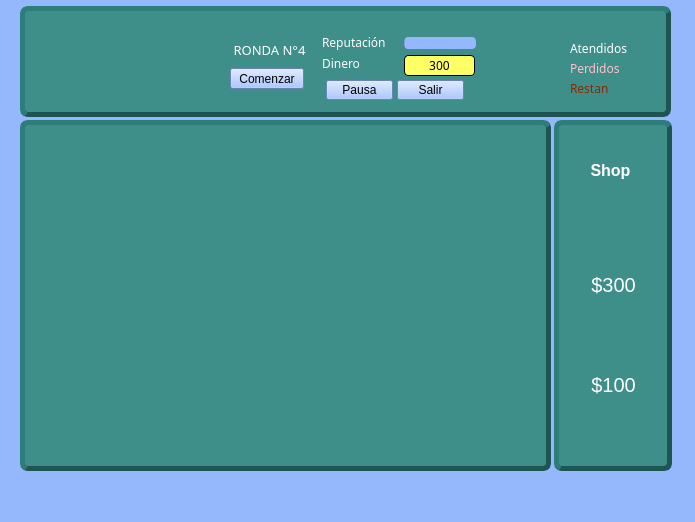
<?xml version="1.0" encoding="UTF-8"?>
<ui version="4.0">
 <class>GameWindow</class>
 <widget class="QMainWindow" name="GameWindow">
  <property name="geometry">
   <rect>
    <x>0</x>
    <y>0</y>
    <width>695</width>
    <height>522</height>
   </rect>
  </property>
  <property name="windowTitle">
   <string>DCCafe</string>
  </property>
  <property name="autoFillBackground">
   <bool>false</bool>
  </property>
  <property name="styleSheet">
   <string notr="true">background-color: rgba(149, 184, 253,1) </string>
  </property>
  <widget class="QWidget" name="centralwidget">
   <widget class="QLabel" name="map">
    <property name="geometry">
     <rect>
      <x>20</x>
      <y>120</y>
      <width>531</width>
      <height>351</height>
     </rect>
    </property>
    <property name="acceptDrops">
     <bool>true</bool>
    </property>
    <property name="layoutDirection">
     <enum>Qt::LeftToRight</enum>
    </property>
    <property name="styleSheet">
     <string notr="true">background-color: rgb(62, 142, 137); border-style: outset;  border-radius: 8px; border-width: 5px; border-color: rgba(30,84,81,1);</string>
    </property>
    <property name="text">
     <string/>
    </property>
    <property name="pixmap">
     <pixmap>sprites/mapa/mapa_sin_borde_2.png</pixmap>
    </property>
    <property name="scaledContents">
     <bool>true</bool>
    </property>
    <property name="alignment">
     <set>Qt::AlignLeading|Qt::AlignLeft|Qt::AlignTop</set>
    </property>
   </widget>
   <widget class="QLabel" name="resumen">
    <property name="geometry">
     <rect>
      <x>20</x>
      <y>6</y>
      <width>651</width>
      <height>111</height>
     </rect>
    </property>
    <property name="palette">
     <palette>
      <active>
       <colorrole role="WindowText">
        <brush brushstyle="SolidPattern">
         <color alpha="1">
          <red>62</red>
          <green>142</green>
          <blue>137</blue>
         </color>
        </brush>
       </colorrole>
       <colorrole role="Button">
        <brush brushstyle="SolidPattern">
         <color alpha="255">
          <red>62</red>
          <green>142</green>
          <blue>137</blue>
         </color>
        </brush>
       </colorrole>
       <colorrole role="Light">
        <brush brushstyle="SolidPattern">
         <color alpha="1">
          <red>93</red>
          <green>213</green>
          <blue>206</blue>
         </color>
        </brush>
       </colorrole>
       <colorrole role="Midlight">
        <brush brushstyle="SolidPattern">
         <color alpha="1">
          <red>77</red>
          <green>177</green>
          <blue>171</blue>
         </color>
        </brush>
       </colorrole>
       <colorrole role="Dark">
        <brush brushstyle="SolidPattern">
         <color alpha="1">
          <red>62</red>
          <green>142</green>
          <blue>137</blue>
         </color>
        </brush>
       </colorrole>
       <colorrole role="Mid">
        <brush brushstyle="SolidPattern">
         <color alpha="1">
          <red>41</red>
          <green>95</green>
          <blue>91</blue>
         </color>
        </brush>
       </colorrole>
       <colorrole role="Text">
        <brush brushstyle="SolidPattern">
         <color alpha="255">
          <red>0</red>
          <green>0</green>
          <blue>0</blue>
         </color>
        </brush>
       </colorrole>
       <colorrole role="BrightText">
        <brush brushstyle="SolidPattern">
         <color alpha="255">
          <red>255</red>
          <green>255</green>
          <blue>255</blue>
         </color>
        </brush>
       </colorrole>
       <colorrole role="ButtonText">
        <brush brushstyle="SolidPattern">
         <color alpha="255">
          <red>0</red>
          <green>0</green>
          <blue>0</blue>
         </color>
        </brush>
       </colorrole>
       <colorrole role="Base">
        <brush brushstyle="SolidPattern">
         <color alpha="255">
          <red>62</red>
          <green>142</green>
          <blue>137</blue>
         </color>
        </brush>
       </colorrole>
       <colorrole role="Window">
        <brush brushstyle="SolidPattern">
         <color alpha="255">
          <red>62</red>
          <green>142</green>
          <blue>137</blue>
         </color>
        </brush>
       </colorrole>
       <colorrole role="Shadow">
        <brush brushstyle="SolidPattern">
         <color alpha="255">
          <red>0</red>
          <green>0</green>
          <blue>0</blue>
         </color>
        </brush>
       </colorrole>
       <colorrole role="AlternateBase">
        <brush brushstyle="SolidPattern">
         <color alpha="128">
          <red>158</red>
          <green>198</green>
          <blue>196</blue>
         </color>
        </brush>
       </colorrole>
       <colorrole role="ToolTipBase">
        <brush brushstyle="SolidPattern">
         <color alpha="255">
          <red>255</red>
          <green>255</green>
          <blue>220</blue>
         </color>
        </brush>
       </colorrole>
       <colorrole role="ToolTipText">
        <brush brushstyle="SolidPattern">
         <color alpha="255">
          <red>0</red>
          <green>0</green>
          <blue>0</blue>
         </color>
        </brush>
       </colorrole>
       <colorrole role="PlaceholderText">
        <brush brushstyle="SolidPattern">
         <color alpha="128">
          <red>0</red>
          <green>0</green>
          <blue>0</blue>
         </color>
        </brush>
       </colorrole>
      </active>
      <inactive>
       <colorrole role="WindowText">
        <brush brushstyle="SolidPattern">
         <color alpha="1">
          <red>62</red>
          <green>142</green>
          <blue>137</blue>
         </color>
        </brush>
       </colorrole>
       <colorrole role="Button">
        <brush brushstyle="SolidPattern">
         <color alpha="255">
          <red>62</red>
          <green>142</green>
          <blue>137</blue>
         </color>
        </brush>
       </colorrole>
       <colorrole role="Light">
        <brush brushstyle="SolidPattern">
         <color alpha="1">
          <red>93</red>
          <green>213</green>
          <blue>206</blue>
         </color>
        </brush>
       </colorrole>
       <colorrole role="Midlight">
        <brush brushstyle="SolidPattern">
         <color alpha="1">
          <red>77</red>
          <green>177</green>
          <blue>171</blue>
         </color>
        </brush>
       </colorrole>
       <colorrole role="Dark">
        <brush brushstyle="SolidPattern">
         <color alpha="1">
          <red>31</red>
          <green>71</green>
          <blue>68</blue>
         </color>
        </brush>
       </colorrole>
       <colorrole role="Mid">
        <brush brushstyle="SolidPattern">
         <color alpha="1">
          <red>41</red>
          <green>95</green>
          <blue>91</blue>
         </color>
        </brush>
       </colorrole>
       <colorrole role="Text">
        <brush brushstyle="SolidPattern">
         <color alpha="255">
          <red>0</red>
          <green>0</green>
          <blue>0</blue>
         </color>
        </brush>
       </colorrole>
       <colorrole role="BrightText">
        <brush brushstyle="SolidPattern">
         <color alpha="255">
          <red>255</red>
          <green>255</green>
          <blue>255</blue>
         </color>
        </brush>
       </colorrole>
       <colorrole role="ButtonText">
        <brush brushstyle="SolidPattern">
         <color alpha="255">
          <red>0</red>
          <green>0</green>
          <blue>0</blue>
         </color>
        </brush>
       </colorrole>
       <colorrole role="Base">
        <brush brushstyle="SolidPattern">
         <color alpha="255">
          <red>62</red>
          <green>142</green>
          <blue>137</blue>
         </color>
        </brush>
       </colorrole>
       <colorrole role="Window">
        <brush brushstyle="SolidPattern">
         <color alpha="255">
          <red>62</red>
          <green>142</green>
          <blue>137</blue>
         </color>
        </brush>
       </colorrole>
       <colorrole role="Shadow">
        <brush brushstyle="SolidPattern">
         <color alpha="255">
          <red>0</red>
          <green>0</green>
          <blue>0</blue>
         </color>
        </brush>
       </colorrole>
       <colorrole role="AlternateBase">
        <brush brushstyle="SolidPattern">
         <color alpha="128">
          <red>158</red>
          <green>198</green>
          <blue>196</blue>
         </color>
        </brush>
       </colorrole>
       <colorrole role="ToolTipBase">
        <brush brushstyle="SolidPattern">
         <color alpha="255">
          <red>255</red>
          <green>255</green>
          <blue>220</blue>
         </color>
        </brush>
       </colorrole>
       <colorrole role="ToolTipText">
        <brush brushstyle="SolidPattern">
         <color alpha="255">
          <red>0</red>
          <green>0</green>
          <blue>0</blue>
         </color>
        </brush>
       </colorrole>
       <colorrole role="PlaceholderText">
        <brush brushstyle="SolidPattern">
         <color alpha="128">
          <red>0</red>
          <green>0</green>
          <blue>0</blue>
         </color>
        </brush>
       </colorrole>
      </inactive>
      <disabled>
       <colorrole role="WindowText">
        <brush brushstyle="SolidPattern">
         <color alpha="255">
          <red>120</red>
          <green>120</green>
          <blue>120</blue>
         </color>
        </brush>
       </colorrole>
       <colorrole role="Button">
        <brush brushstyle="SolidPattern">
         <color alpha="255">
          <red>62</red>
          <green>142</green>
          <blue>137</blue>
         </color>
        </brush>
       </colorrole>
       <colorrole role="Light">
        <brush brushstyle="SolidPattern">
         <color alpha="1">
          <red>93</red>
          <green>213</green>
          <blue>206</blue>
         </color>
        </brush>
       </colorrole>
       <colorrole role="Midlight">
        <brush brushstyle="SolidPattern">
         <color alpha="1">
          <red>77</red>
          <green>177</green>
          <blue>171</blue>
         </color>
        </brush>
       </colorrole>
       <colorrole role="Dark">
        <brush brushstyle="SolidPattern">
         <color alpha="1">
          <red>31</red>
          <green>71</green>
          <blue>68</blue>
         </color>
        </brush>
       </colorrole>
       <colorrole role="Mid">
        <brush brushstyle="SolidPattern">
         <color alpha="1">
          <red>41</red>
          <green>95</green>
          <blue>91</blue>
         </color>
        </brush>
       </colorrole>
       <colorrole role="Text">
        <brush brushstyle="SolidPattern">
         <color alpha="1">
          <red>31</red>
          <green>71</green>
          <blue>68</blue>
         </color>
        </brush>
       </colorrole>
       <colorrole role="BrightText">
        <brush brushstyle="SolidPattern">
         <color alpha="255">
          <red>255</red>
          <green>255</green>
          <blue>255</blue>
         </color>
        </brush>
       </colorrole>
       <colorrole role="ButtonText">
        <brush brushstyle="SolidPattern">
         <color alpha="1">
          <red>31</red>
          <green>71</green>
          <blue>68</blue>
         </color>
        </brush>
       </colorrole>
       <colorrole role="Base">
        <brush brushstyle="SolidPattern">
         <color alpha="255">
          <red>62</red>
          <green>142</green>
          <blue>137</blue>
         </color>
        </brush>
       </colorrole>
       <colorrole role="Window">
        <brush brushstyle="SolidPattern">
         <color alpha="255">
          <red>62</red>
          <green>142</green>
          <blue>137</blue>
         </color>
        </brush>
       </colorrole>
       <colorrole role="Shadow">
        <brush brushstyle="SolidPattern">
         <color alpha="255">
          <red>0</red>
          <green>0</green>
          <blue>0</blue>
         </color>
        </brush>
       </colorrole>
       <colorrole role="AlternateBase">
        <brush brushstyle="SolidPattern">
         <color alpha="1">
          <red>62</red>
          <green>142</green>
          <blue>137</blue>
         </color>
        </brush>
       </colorrole>
       <colorrole role="ToolTipBase">
        <brush brushstyle="SolidPattern">
         <color alpha="255">
          <red>255</red>
          <green>255</green>
          <blue>220</blue>
         </color>
        </brush>
       </colorrole>
       <colorrole role="ToolTipText">
        <brush brushstyle="SolidPattern">
         <color alpha="255">
          <red>0</red>
          <green>0</green>
          <blue>0</blue>
         </color>
        </brush>
       </colorrole>
       <colorrole role="PlaceholderText">
        <brush brushstyle="SolidPattern">
         <color alpha="128">
          <red>0</red>
          <green>0</green>
          <blue>0</blue>
         </color>
        </brush>
       </colorrole>
      </disabled>
     </palette>
    </property>
    <property name="autoFillBackground">
     <bool>false</bool>
    </property>
    <property name="styleSheet">
     <string notr="true">background-color: rgb(62, 142, 137); border-style: outset;  border-radius: 8px; border-width: 5px; border-color: rgba(30,84,81,1);</string>
    </property>
    <property name="text">
     <string>TextLabel</string>
    </property>
   </widget>
   <widget class="QLabel" name="tienda">
    <property name="geometry">
     <rect>
      <x>554</x>
      <y>120</y>
      <width>118</width>
      <height>351</height>
     </rect>
    </property>
    <property name="styleSheet">
     <string notr="true">background-color: rgb(62, 142, 137); border-style: outset;  border-radius: 8px; border-width: 5px; border-color: rgba(30,84,81,1);</string>
    </property>
    <property name="text">
     <string/>
    </property>
   </widget>
   <widget class="QLabel" name="shop_text">
    <property name="geometry">
     <rect>
      <x>560</x>
      <y>160</y>
      <width>101</width>
      <height>21</height>
     </rect>
    </property>
    <property name="font">
     <font>
      <family>Microsoft Sans Serif</family>
      <pointsize>12</pointsize>
      <weight>75</weight>
      <bold>true</bold>
     </font>
    </property>
    <property name="layoutDirection">
     <enum>Qt::LeftToRight</enum>
    </property>
    <property name="autoFillBackground">
     <bool>false</bool>
    </property>
    <property name="styleSheet">
     <string notr="true">background-color: rgba(0,0,0,0%); color: white
</string>
    </property>
    <property name="text">
     <string>Shop</string>
    </property>
    <property name="alignment">
     <set>Qt::AlignCenter</set>
    </property>
   </widget>
   <widget class="QProgressBar" name="reputation_bar">
    <property name="geometry">
     <rect>
      <x>404</x>
      <y>37</y>
      <width>72</width>
      <height>12</height>
     </rect>
    </property>
    <property name="maximumSize">
     <size>
      <width>16666</width>
      <height>166667</height>
     </size>
    </property>
    <property name="font">
     <font>
      <pointsize>8</pointsize>
     </font>
    </property>
    <property name="statusTip">
     <string/>
    </property>
    <property name="autoFillBackground">
     <bool>false</bool>
    </property>
    <property name="styleSheet">
     <string notr="true">border-radius: 4px</string>
    </property>
    <property name="value">
     <number>0</number>
    </property>
    <property name="textVisible">
     <bool>false</bool>
    </property>
    <property name="invertedAppearance">
     <bool>false</bool>
    </property>
    <property name="format">
     <string notr="true"/>
    </property>
   </widget>
   <widget class="QLabel" name="sell_chef">
    <property name="geometry">
     <rect>
      <x>585</x>
      <y>199</y>
      <width>59</width>
      <height>69</height>
     </rect>
    </property>
    <property name="styleSheet">
     <string notr="true">background-color: rgba(0,0,0,0)</string>
    </property>
    <property name="text">
     <string/>
    </property>
    <property name="pixmap">
     <pixmap>sprites/chef/meson_01.png</pixmap>
    </property>
    <property name="scaledContents">
     <bool>true</bool>
    </property>
    <property name="alignment">
     <set>Qt::AlignCenter</set>
    </property>
    <property name="textInteractionFlags">
     <set>Qt::LinksAccessibleByMouse</set>
    </property>
   </widget>
   <widget class="QLabel" name="chef_price">
    <property name="geometry">
     <rect>
      <x>568</x>
      <y>269</y>
      <width>91</width>
      <height>31</height>
     </rect>
    </property>
    <property name="font">
     <font>
      <family>Microsoft Sans Serif</family>
      <pointsize>15</pointsize>
      <weight>50</weight>
      <bold>false</bold>
     </font>
    </property>
    <property name="styleSheet">
     <string notr="true">background-color: rgba(0,0,0,0); color: white</string>
    </property>
    <property name="text">
     <string>$300</string>
    </property>
    <property name="alignment">
     <set>Qt::AlignCenter</set>
    </property>
   </widget>
   <widget class="QLabel" name="reputacion_text">
    <property name="geometry">
     <rect>
      <x>322</x>
      <y>34</y>
      <width>71</width>
      <height>16</height>
     </rect>
    </property>
    <property name="font">
     <font>
      <family>MS Reference Sans Serif</family>
      <pointsize>9</pointsize>
     </font>
    </property>
    <property name="styleSheet">
     <string notr="true">background-color: rgba(0,0,0,0); color: white</string>
    </property>
    <property name="text">
     <string>Reputación</string>
    </property>
   </widget>
   <widget class="QLabel" name="dinero_text">
    <property name="geometry">
     <rect>
      <x>322</x>
      <y>57</y>
      <width>47</width>
      <height>13</height>
     </rect>
    </property>
    <property name="font">
     <font>
      <family>MS Reference Sans Serif</family>
      <pointsize>9</pointsize>
     </font>
    </property>
    <property name="styleSheet">
     <string notr="true">background-color: rgba(0,0,0,0); color: white</string>
    </property>
    <property name="text">
     <string>Dinero</string>
    </property>
   </widget>
   <widget class="QLabel" name="ronda_text">
    <property name="geometry">
     <rect>
      <x>224</x>
      <y>36</y>
      <width>91</width>
      <height>27</height>
     </rect>
    </property>
    <property name="font">
     <font>
      <family>MS Reference Sans Serif</family>
      <pointsize>10</pointsize>
      <weight>50</weight>
      <bold>false</bold>
     </font>
    </property>
    <property name="styleSheet">
     <string notr="true">background-color: rgba(0,0,0,0); color: white</string>
    </property>
    <property name="text">
     <string>RONDA N°4</string>
    </property>
    <property name="alignment">
     <set>Qt::AlignCenter</set>
    </property>
   </widget>
   <widget class="QLabel" name="dinero_actual">
    <property name="geometry">
     <rect>
      <x>404</x>
      <y>55</y>
      <width>71</width>
      <height>21</height>
     </rect>
    </property>
    <property name="font">
     <font>
      <family>MS Reference Sans Serif</family>
     </font>
    </property>
    <property name="styleSheet">
     <string notr="true">background-color: rgba(255,255,102,1); border-radius: 4px; border-style: solid
; border-width: 1px;
</string>
    </property>
    <property name="text">
     <string>300</string>
    </property>
    <property name="alignment">
     <set>Qt::AlignCenter</set>
    </property>
   </widget>
   <widget class="QPushButton" name="start_button">
    <property name="geometry">
     <rect>
      <x>230</x>
      <y>68</y>
      <width>74</width>
      <height>21</height>
     </rect>
    </property>
    <property name="font">
     <font>
      <family>Microsoft Sans Serif</family>
     </font>
    </property>
    <property name="styleSheet">
     <string notr="true">background-color: </string>
    </property>
    <property name="text">
     <string>Comenzar</string>
    </property>
   </widget>
   <widget class="QLabel" name="client_img">
    <property name="geometry">
     <rect>
      <x>486</x>
      <y>40</y>
      <width>31</width>
      <height>51</height>
     </rect>
    </property>
    <property name="styleSheet">
     <string notr="true">background-color: rgba(0,0,0,0)</string>
    </property>
    <property name="text">
     <string/>
    </property>
    <property name="pixmap">
     <pixmap>sprites/clientes/perro/perro_01.png</pixmap>
    </property>
   </widget>
   <widget class="QLabel" name="atendidos_text">
    <property name="geometry">
     <rect>
      <x>570</x>
      <y>40</y>
      <width>71</width>
      <height>16</height>
     </rect>
    </property>
    <property name="font">
     <font>
      <family>MS Reference Sans Serif</family>
      <pointsize>9</pointsize>
     </font>
    </property>
    <property name="styleSheet">
     <string notr="true">background-color: rgba(0,0,0,0); color: white</string>
    </property>
    <property name="text">
     <string>Atendidos</string>
    </property>
   </widget>
   <widget class="QLabel" name="lost_text">
    <property name="geometry">
     <rect>
      <x>570</x>
      <y>60</y>
      <width>61</width>
      <height>16</height>
     </rect>
    </property>
    <property name="font">
     <font>
      <family>MS Reference Sans Serif</family>
      <pointsize>9</pointsize>
     </font>
    </property>
    <property name="styleSheet">
     <string notr="true">background-color: rgba(0,0,0,0); color: pink</string>
    </property>
    <property name="text">
     <string>Perdidos</string>
    </property>
   </widget>
   <widget class="QLabel" name="left_text">
    <property name="geometry">
     <rect>
      <x>570</x>
      <y>82</y>
      <width>47</width>
      <height>13</height>
     </rect>
    </property>
    <property name="sizePolicy">
     <sizepolicy hsizetype="Preferred" vsizetype="Expanding">
      <horstretch>0</horstretch>
      <verstretch>0</verstretch>
     </sizepolicy>
    </property>
    <property name="font">
     <font>
      <family>MS Reference Sans Serif</family>
      <pointsize>9</pointsize>
     </font>
    </property>
    <property name="styleSheet">
     <string notr="true">background-color: rgba(0,0,0,0); color: rgba(140,40,0,1)</string>
    </property>
    <property name="text">
     <string>Restan</string>
    </property>
   </widget>
   <widget class="QPushButton" name="stop_button">
    <property name="geometry">
     <rect>
      <x>326</x>
      <y>80</y>
      <width>67</width>
      <height>20</height>
     </rect>
    </property>
    <property name="text">
     <string>Pausa</string>
    </property>
   </widget>
   <widget class="QPushButton" name="exit_button">
    <property name="geometry">
     <rect>
      <x>397</x>
      <y>80</y>
      <width>67</width>
      <height>20</height>
     </rect>
    </property>
    <property name="text">
     <string>Salir</string>
    </property>
   </widget>
   <widget class="QLabel" name="mesa_img">
    <property name="geometry">
     <rect>
      <x>601</x>
      <y>312</y>
      <width>24</width>
      <height>43</height>
     </rect>
    </property>
    <property name="styleSheet">
     <string notr="true">background-color: rgba(0,0,0,0)</string>
    </property>
    <property name="text">
     <string/>
    </property>
    <property name="pixmap">
     <pixmap>sprites/mapa/accesorios/silla_mesa_roja.png</pixmap>
    </property>
    <property name="alignment">
     <set>Qt::AlignCenter</set>
    </property>
   </widget>
   <widget class="QLabel" name="chef_price_2">
    <property name="geometry">
     <rect>
      <x>568</x>
      <y>369</y>
      <width>91</width>
      <height>31</height>
     </rect>
    </property>
    <property name="font">
     <font>
      <family>Microsoft Sans Serif</family>
      <pointsize>15</pointsize>
      <weight>50</weight>
      <bold>false</bold>
     </font>
    </property>
    <property name="styleSheet">
     <string notr="true">background-color: rgba(0,0,0,0); color: white</string>
    </property>
    <property name="text">
     <string>$100</string>
    </property>
    <property name="alignment">
     <set>Qt::AlignCenter</set>
    </property>
   </widget>
   <widget class="QLabel" name="client_img_2">
    <property name="geometry">
     <rect>
      <x>520</x>
      <y>40</y>
      <width>31</width>
      <height>51</height>
     </rect>
    </property>
    <property name="styleSheet">
     <string notr="true">background-color: rgba(0,0,0,0)</string>
    </property>
    <property name="text">
     <string/>
    </property>
    <property name="pixmap">
     <pixmap>sprites/clientes/hamster/hamster_01.png</pixmap>
    </property>
   </widget>
   <widget class="QLabel" name="n_atendidos">
    <property name="geometry">
     <rect>
      <x>636</x>
      <y>40</y>
      <width>22</width>
      <height>16</height>
     </rect>
    </property>
    <property name="font">
     <font>
      <family>Microsoft Sans Serif</family>
     </font>
    </property>
    <property name="styleSheet">
     <string notr="true">background-color: rgba(0,0,0,0); color: white</string>
    </property>
    <property name="text">
     <string/>
    </property>
    <property name="alignment">
     <set>Qt::AlignRight|Qt::AlignTrailing|Qt::AlignVCenter</set>
    </property>
   </widget>
   <widget class="QLabel" name="n_left">
    <property name="geometry">
     <rect>
      <x>636</x>
      <y>80</y>
      <width>22</width>
      <height>16</height>
     </rect>
    </property>
    <property name="font">
     <font>
      <family>Microsoft Sans Serif</family>
     </font>
    </property>
    <property name="styleSheet">
     <string notr="true">background-color: rgba(0,0,0,0); color: rgba(140,40,0,1)</string>
    </property>
    <property name="text">
     <string/>
    </property>
    <property name="alignment">
     <set>Qt::AlignRight|Qt::AlignTrailing|Qt::AlignVCenter</set>
    </property>
   </widget>
   <widget class="QLabel" name="n_lost">
    <property name="geometry">
     <rect>
      <x>636</x>
      <y>60</y>
      <width>22</width>
      <height>16</height>
     </rect>
    </property>
    <property name="font">
     <font>
      <family>Microsoft Sans Serif</family>
     </font>
    </property>
    <property name="styleSheet">
     <string notr="true">background-color: rgba(0,0,0,0); color: pink</string>
    </property>
    <property name="text">
     <string/>
    </property>
    <property name="alignment">
     <set>Qt::AlignRight|Qt::AlignTrailing|Qt::AlignVCenter</set>
    </property>
   </widget>
   <widget class="QLabel" name="logo">
    <property name="geometry">
     <rect>
      <x>29</x>
      <y>30</y>
      <width>181</width>
      <height>71</height>
     </rect>
    </property>
    <property name="autoFillBackground">
     <bool>false</bool>
    </property>
    <property name="styleSheet">
     <string notr="true">background-color: rgba(0,0,0,0)</string>
    </property>
    <property name="text">
     <string/>
    </property>
    <property name="pixmap">
     <pixmap>sprites/otros/logo_blanco.png</pixmap>
    </property>
    <property name="scaledContents">
     <bool>true</bool>
    </property>
   </widget>
   <widget class="QLabel" name="chef_img">
    <property name="geometry">
     <rect>
      <x>585</x>
      <y>199</y>
      <width>59</width>
      <height>69</height>
     </rect>
    </property>
    <property name="styleSheet">
     <string notr="true">background-color: rgba(0,0,0,0)</string>
    </property>
    <property name="text">
     <string/>
    </property>
    <property name="pixmap">
     <pixmap>sprites/chef/meson_01.png</pixmap>
    </property>
    <property name="scaledContents">
     <bool>true</bool>
    </property>
    <property name="alignment">
     <set>Qt::AlignCenter</set>
    </property>
    <property name="textInteractionFlags">
     <set>Qt::LinksAccessibleByMouse</set>
    </property>
   </widget>
   <widget class="QLabel" name="sell_mesa">
    <property name="geometry">
     <rect>
      <x>601</x>
      <y>312</y>
      <width>24</width>
      <height>43</height>
     </rect>
    </property>
    <property name="styleSheet">
     <string notr="true">background-color: rgba(0,0,0,0)</string>
    </property>
    <property name="text">
     <string/>
    </property>
    <property name="pixmap">
     <pixmap>sprites/mapa/accesorios/silla_mesa_roja.png</pixmap>
    </property>
    <property name="alignment">
     <set>Qt::AlignCenter</set>
    </property>
   </widget>
   <zorder>map</zorder>
   <zorder>tienda</zorder>
   <zorder>resumen</zorder>
   <zorder>logo</zorder>
   <zorder>shop_text</zorder>
   <zorder>reputation_bar</zorder>
   <zorder>sell_chef</zorder>
   <zorder>chef_price</zorder>
   <zorder>reputacion_text</zorder>
   <zorder>dinero_text</zorder>
   <zorder>ronda_text</zorder>
   <zorder>dinero_actual</zorder>
   <zorder>start_button</zorder>
   <zorder>client_img</zorder>
   <zorder>atendidos_text</zorder>
   <zorder>lost_text</zorder>
   <zorder>left_text</zorder>
   <zorder>stop_button</zorder>
   <zorder>exit_button</zorder>
   <zorder>mesa_img</zorder>
   <zorder>chef_price_2</zorder>
   <zorder>client_img_2</zorder>
   <zorder>n_atendidos</zorder>
   <zorder>n_left</zorder>
   <zorder>n_lost</zorder>
   <zorder>chef_img</zorder>
   <zorder>sell_mesa</zorder>
  </widget>
  <widget class="QStatusBar" name="statusbar"/>
  <widget class="QMenuBar" name="menubar">
   <property name="geometry">
    <rect>
     <x>0</x>
     <y>0</y>
     <width>695</width>
     <height>21</height>
    </rect>
   </property>
  </widget>
 </widget>
 <resources/>
 <connections/>
</ui>
